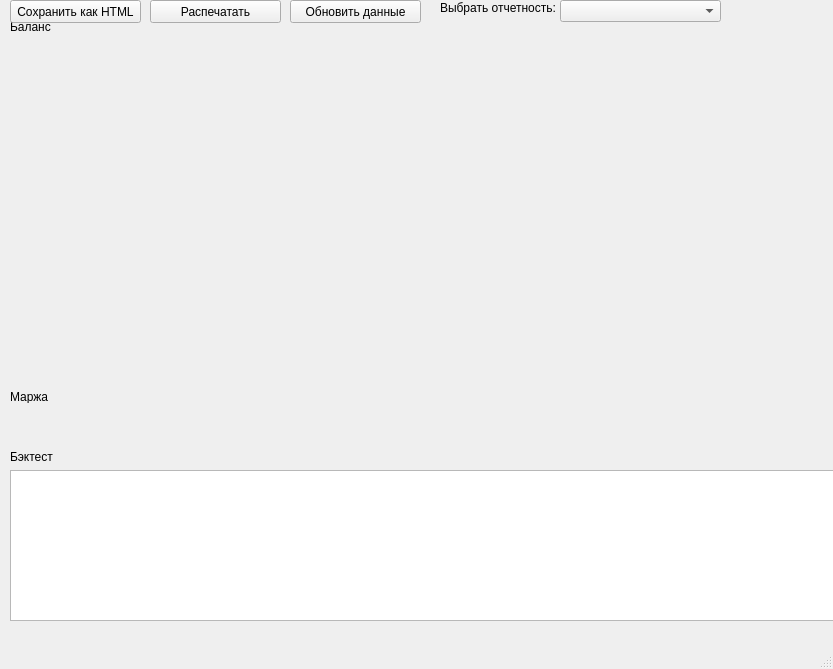
<?xml version="1.0" encoding="UTF-8"?>
<ui version="4.0">
 <class>MainWindow</class>
 <widget class="QMainWindow" name="MainWindow">
  <property name="geometry">
   <rect>
    <x>0</x>
    <y>0</y>
    <width>833</width>
    <height>669</height>
   </rect>
  </property>
  <property name="windowTitle">
   <string>MainWindow</string>
  </property>
  <widget class="QWidget" name="centralWidget">
   <widget class="QListWidget" name="listWidget">
    <property name="geometry">
     <rect>
      <x>10</x>
      <y>470</y>
      <width>1000</width>
      <height>151</height>
     </rect>
    </property>
   </widget>
   <widget class="QLabel" name="label">
    <property name="geometry">
     <rect>
      <x>10</x>
      <y>450</y>
      <width>46</width>
      <height>13</height>
     </rect>
    </property>
    <property name="text">
     <string>Бэктест</string>
    </property>
   </widget>
   <widget class="QLabel" name="label_2">
    <property name="geometry">
     <rect>
      <x>10</x>
      <y>20</y>
      <width>46</width>
      <height>13</height>
     </rect>
    </property>
    <property name="text">
     <string>Баланс</string>
    </property>
   </widget>
   <widget class="QLabel" name="label_3">
    <property name="geometry">
     <rect>
      <x>10</x>
      <y>390</y>
      <width>46</width>
      <height>13</height>
     </rect>
    </property>
    <property name="text">
     <string>Маржа</string>
    </property>
   </widget>
   <widget class="QPushButton" name="pushButton">
    <property name="geometry">
     <rect>
      <x>10</x>
      <y>0</y>
      <width>131</width>
      <height>23</height>
     </rect>
    </property>
    <property name="text">
     <string>Сохранить как HTML</string>
    </property>
   </widget>
   <widget class="QPushButton" name="pushButton_2">
    <property name="geometry">
     <rect>
      <x>150</x>
      <y>0</y>
      <width>131</width>
      <height>23</height>
     </rect>
    </property>
    <property name="text">
     <string>Распечатать</string>
    </property>
   </widget>
   <widget class="QPushButton" name="pushButton_3">
    <property name="geometry">
     <rect>
      <x>290</x>
      <y>0</y>
      <width>131</width>
      <height>23</height>
     </rect>
    </property>
    <property name="text">
     <string>Обновить данные</string>
    </property>
   </widget>
   <widget class="QLabel" name="label_5">
    <property name="geometry">
     <rect>
      <x>0</x>
      <y>350</y>
      <width>46</width>
      <height>13</height>
     </rect>
    </property>
    <property name="text">
     <string/>
    </property>
   </widget>
   <widget class="QLabel" name="label_4">
    <property name="geometry">
     <rect>
      <x>440</x>
      <y>0</y>
      <width>121</width>
      <height>16</height>
     </rect>
    </property>
    <property name="text">
     <string>Выбрать отчетность:</string>
    </property>
   </widget>
   <widget class="QComboBox" name="comboBox">
    <property name="geometry">
     <rect>
      <x>560</x>
      <y>0</y>
      <width>161</width>
      <height>22</height>
     </rect>
    </property>
   </widget>
  </widget>
  <widget class="QMenuBar" name="menuBar">
   <property name="geometry">
    <rect>
     <x>0</x>
     <y>0</y>
     <width>833</width>
     <height>21</height>
    </rect>
   </property>
  </widget>
  <widget class="QStatusBar" name="statusBar"/>
 </widget>
 <layoutdefault spacing="6" margin="11"/>
 <resources/>
 <connections/>
</ui>
